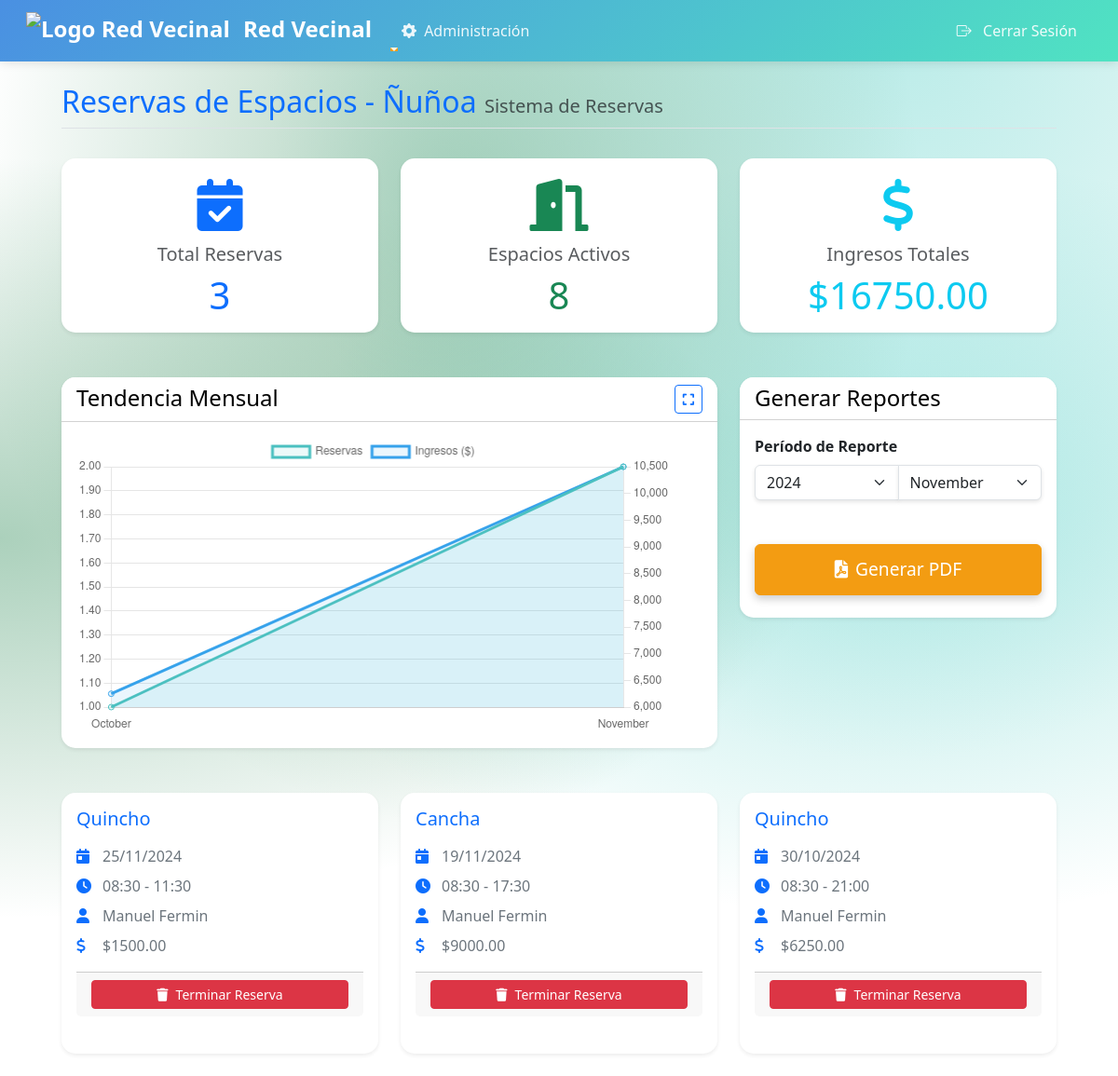
The page /reservas/lista/ (signed in) on the database as committed earlier.
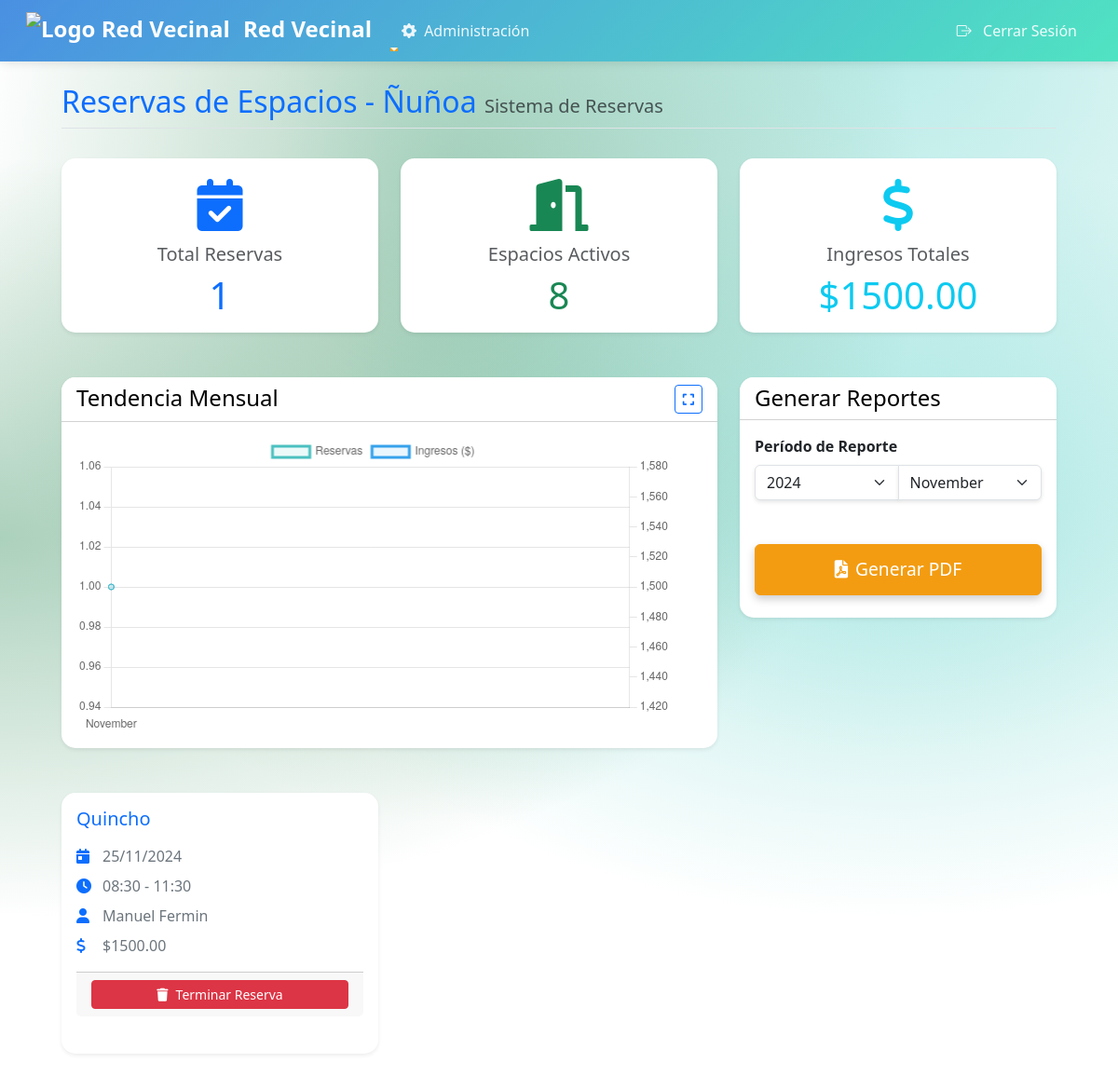
The same page on the database as committed later.
### junta_vecinos/models.py (models this page shows, shortened)
class Reserva(models.Model):
    usuario = models.ForeignKey(User, on_delete=models.CASCADE)
    espacio = models.ForeignKey(Espacio, on_delete=models.CASCADE)
    fecha = models.DateField()
    hora_inicio = models.TimeField()
    hora_fin = models.TimeField()
    monto_pagado = models.DecimalField(max_digits=10, decimal_places=2, default=Decimal('0.00'))  # Agrega este campo

class Espacio(models.Model):
    nombre = models.CharField(max_length=100)
    descripcion = models.TextField()
    capacidad = models.IntegerField()
    foto = models.ImageField(upload_to='espacios/', null=True, blank=True)
    ubicacion = models.CharField(max_length=200, default='Ubicación no disponible')
    precio_por_hora = models.DecimalField(max_digits=10, decimal_places=2)
    comuna = models.ForeignKey(AdministradorComuna, on_delete=models.CASCADE, related_name='espacios')

### junta_vecinos/views.py (the view, shortened to what this page needs)
# urls.py: path('reservas/lista/', views.lista_reservas, name='lista_reservas'),
@user_passes_test(is_admin)
@login_required
def lista_reservas(request):
    admin = AdministradorComuna.objects.get(user=request.user)
    espacios = Espacio.objects.filter(comuna=admin)
    reservas = Reserva.objects.select_related('espacio', 'usuario').filter(
        espacio__comuna=admin
    ).order_by('-fecha', '-hora_inicio')
    reservas_por_espacio = Reserva.objects.filter(
        espacio__comuna=admin
    ).values('espacio__nombre').annotate(
        total=Count('id'),
        ingresos_totales=Sum('monto_pagado')
    ).order_by('espacio__nombre')
    year = datetime.now().year
    reservas_por_mes = Reserva.objects.filter(
        fecha__year=year,
        espacio__comuna=admin
    ).annotate(
        mes=TruncMonth('fecha')
    ).values('mes').annotate(
        total=Count('id'),
        ingresos=Sum('monto_pagado')
    ).order_by('mes')
    nombres_espacios = list(espacios.values_list('nombre', flat=True))
    totales = []
    ingresos = []
    for espacio in espacios:
        espacio_reservas = reservas.filter(espacio=espacio)
        totales.append(espacio_reservas.count())
        ingresos.append(float(espacio_reservas.aggregate(total_ingresos=Sum('monto_pagado'))['total_ingresos'] or 0))
    meses = [calendar.month_name[r['mes'].month] for r in reservas_por_mes]
    reservas_mensuales = [r['total'] for r in reservas_por_mes]
    ingresos_mensuales = [float(r['ingresos'] or 0) for r in reservas_por_mes]
    current_year = datetime.now().year
    years = range(current_year - 2, current_year + 1)
    months = [(i, calendar.month_name[i]) for i in range(1, 13)]
    total_ingresos = sum(ingresos)
    return render(request, 'junta_vecinos/lista_reservas.html', {
        'reservas': reservas,
        'espacios': nombres_espacios,  # Cambiado a nombres de espacios
        'totales': totales,
        'ingresos': ingresos,
        'total_ingresos': total_ingresos,
        'meses': meses,
        'reservas_mensuales': reservas_mensuales,
        'ingresos_mensuales': ingresos_mensuales,
        'years': years,
        'months': months,
        'current_year': current_year,
        'current_month': datetime.now().month,
        'comuna': admin.get_comuna_display(),
    })

### junta_vecinos/templatetags/custom_filters.py (called while the page is built)
@register.filter
def multiply(value, arg):
    try:
        return float(value) * float(arg)
    except (ValueError, TypeError):
        return 0

### junta_vecinos/views.py (called while the page is built)
def is_admin(user):
    return hasattr(user, 'administradorcomuna')  # Solo permite el acceso si el usuario es un superusuario (admin)

### junta_vecinos/templates/junta_vecinos/lista_reservas.html (shortened to what the changed rows need)
{% extends 'junta_vecinos/base.html' %}
{% load custom_filters %}
{% block content %}
<div class="container-fluid px-4">
    <div class="row mb-4 animate__animated animate__fadeIn">
        <div class="col-12">
            <h2 class="text-primary border-bottom pb-2">
                Reservas de Espacios - {{ comuna }}
                <small class="text-muted fs-5">Sistema de Reservas</small>
            </h2>
        </div>
    </div>
    <div class="row mb-4">
        <div class="col-md-4 animate__animated animate__fadeInUp">
            <div class="card shadow-sm hover-card">
                <div class="card-body text-center">
                    <div class="display-4 mb-2">
                        <i class="fas fa-calendar-check text-primary"></i>
                    </div>
                    <h5 class="text-muted">Total Reservas</h5>
                    <div class="counter display-6 text-primary">{{ reservas|length }}</div>
                </div>
            </div>
        </div>
        <div class="col-md-4 animate__animated animate__fadeInUp" style="animation-delay: 0.4s">
            <div class="card shadow-sm hover-card">
                <div class="card-body text-center">
                    <div class="display-4 mb-2">
                        <i class="fas fa-dollar-sign text-info"></i>
                    </div>
                    <h5 class="text-muted">Ingresos Totales</h5>
                    <div class="counter display-6 text-info">${{ total_ingresos|floatformat:2 }}</div>
                </div>
            </div>
        </div>
    </div>
    <div class="row mb-4">
        <div class="col-lg-8 animate__animated animate__fadeInLeft">
            <div class="card shadow-sm">
                <div class="card-body">
                    <canvas id="tendenciaChart" style="height: 300px;"></canvas>
                </div>
            </div>
        </div>
    </div>
    <div class="row" id="reservas-grid">
        {% for reserva in reservas %}
        <div class="col-md-4 mb-4 animate__animated animate__fadeIn" style="animation-delay: {{ forloop.counter0|multiply:0.1 }}s">
            <div class="card h-100 shadow-sm reservation-card">
                <div class="card-body">
                    <h5 class="card-title text-primary">{{ reserva.espacio.nombre }}</h5>
                    <div class="reservation-details">
                        <div class="detail-item">
                            <i class="fas fa-calendar-day text-primary"></i>
                            <span>{{ reserva.fecha|date:"d/m/Y" }}</span>
                        </div>
                        <div class="detail-item">
                            <i class="fas fa-clock text-primary"></i>
                            <span>{{ reserva.hora_inicio|time:"H:i" }} - {{ reserva.hora_fin|time:"H:i" }}</span>
                        </div>
                        <div class="detail-item">
                            <i class="fas fa-user text-primary"></i>
                            <span>{{ reserva.usuario.get_full_name }}</span>
                        </div>
                        <div class="detail-item">
                            <i class="fas fa-dollar-sign text-primary"></i>
                            <span>${{ reserva.monto_pagado|floatformat:2 }}</span>
                        </div>
                    </div>
                    <div class="card-footer d-flex justify-content-between align-items-center">
                        <form method="post" class="w-100">
                            <button type="submit" name="eliminar_reserva"
                                    class="btn btn-danger btn-sm w-100 btn-hover"
                                    onclick="return confirm('¿Estás seguro de que deseas eliminar esta reserva?');">
                                <i class="fas fa-trash me-2"></i>Terminar Reserva
                            </button>
                        </form>
                    </div>
                </div>
            </div>
        </div>
        {% endfor %}
    </div>
</div>
{% endblock %}

Rows that differ between the two databases and show on the page:
removed Reserva: espacio.nombre "Cancha", fecha "19/11/2024", hora_inicio "08:30", hora_fin "17:30", usuario.get_full_name "Manuel Fermin", monto_pagado "9000.00"
removed Reserva: espacio.nombre "Quincho", fecha "30/10/2024", hora_inicio "08:30", hora_fin "21:00", usuario.get_full_name "Manuel Fermin", monto_pagado "6250.00"
Other text that changed with them:
{{ reservas|length }}: "3" → "1"
{{ total_ingresos|floatformat:2 }}: "16750.00" → "1500.00"
chart data {{ meses|safe }}: ['October', 'November'] → ['November']
chart data {{ reservas_mensuales|safe }}: [1, 2] → [1]
chart data {{ ingresos_mensuales|safe }}: [6250.0, 10500.0] → [1500.0]
